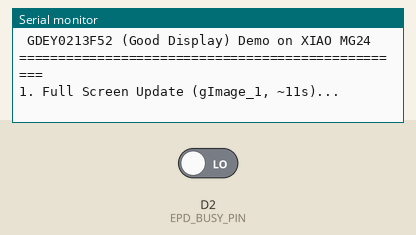
This sketch was run on a simulated Seeed XIAO (SAMD21). On the bench: the last lines printed to the serial monitor. Inputs (shaded band) come from the test bench; at power-on: D2 (EPD_BUSY_PIN) LOW.

Above: at 1.2 s.
1.3 s: D2 (EPD_BUSY_PIN) driven HIGH
At 2.5 s:
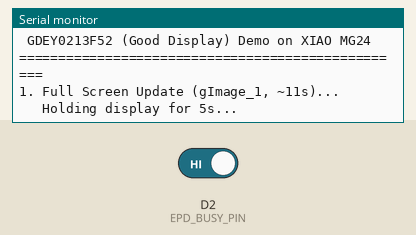
At 12.7 s:
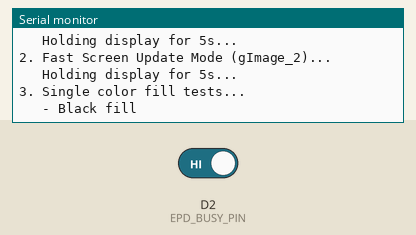

The sketch:

GDEY0213F52.ino
```cpp
/*****************************************************************************
* | File        :   GDEY0213F52.ino
* | Function    :   2.13inch 4-color e-Paper demo, 250x122 (128x250 native), Black/White/Yellow/Red
* | Info        :
*----------------
* Good Display official GDEY0213F52 sample (JD79676A controller), adapted to
* run on the Seeed Studio XIAO MG24 with the panel seated in the Seeed Studio
* ePaper Driver Board for XIAO v2 24-pin FPC connector.
*
* Board       :   SiliconLabs:silabs:xiao_mg24:protocol_stack=none
* Panel       :   GDEY0213F52, 250x122 (128x250 native), JD79676A controller, FPC-J002
* Connection  :   Seeed ePaper Driver Board for XIAO v2, 24-pin FPC connector
*                 https://wiki.seeedstudio.com/xiao_eink_expansion_board_v2/
*
* Pinout:
*   RST  -> D0
*   CS   -> D1
*   BUSY -> D2  (Active LOW on JD79676A: 0 = busy, 1 = ready/idle)
*   DC   -> D3
*   SCK  -> D8
*   MOSI -> D10
*
* Changes from the Good Display original:
*  - Display_EPD_W21_spi.h/.cpp: pins mapped to Seeed driver board XIAO pins.
*  - Display_EPD_W21.cpp: busy checking uses a 40s timeout so a disconnected or
*    stalled panel fails cleanly instead of hanging forever.
*  - SPI transaction is opened once with 4 MHz clock and left open, avoiding
*    Silabs FreeRTOS mutex deadlock.
*  - Loop halts unconditionally with while(1) after running the demo sequence.
******************************************************************************/
#include <SPI.h>
#include "Display_EPD_W21_spi.h"
#include "Display_EPD_W21.h"
#include "Ap_29demo.h"

void setup()
{
  Serial.begin(115200);
  while (!Serial && millis() < 3000) {
    delay(10);
  }
  Serial.println();
  Serial.println(F("=================================================="));
  Serial.println(F(" GDEY0213F52 (Good Display) Demo on XIAO MG24    "));
  Serial.println(F("=================================================="));

  pinMode(EPD_BUSY_PIN, INPUT);
  pinMode(EPD_RST_PIN,  OUTPUT);
  pinMode(EPD_DC_PIN,   OUTPUT);
  pinMode(EPD_CS_PIN,   OUTPUT);

  // EPD SPI transaction opened once for sketch lifetime
  EPD_SPI_PORT.begin();
  EPD_SPI_PORT.beginTransaction(SPISettings(4000000, MSBFIRST, SPI_MODE0));
}

void loop()
{
  // 1. Full screen update with official Good Display 4-color bitmap
  Serial.println(F("1. Full Screen Update (gImage_1, ~11s)..."));
  EPD_init();
  PIC_display(gImage_1);
  EPD_sleep();
  Serial.println(F("   Holding display for 5s..."));
  delay(5000);

  // 2. Fast screen update mode (gImage_2)
  Serial.println(F("2. Fast Screen Update Mode (gImage_2)..."));
  EPD_init_Fast();
  PIC_display(gImage_2);
  EPD_sleep();
  Serial.println(F("   Holding display for 5s..."));
  delay(5000);

  // 3. Single color fill tests
  Serial.println(F("3. Single color fill tests..."));
  Serial.println(F("   - Black fill"));
  EPD_init();
  Display_All_Black();
  EPD_sleep();
  delay(3000);

  Serial.println(F("   - Yellow fill"));
  EPD_init();
  Display_All_Yellow();
  EPD_sleep();
  delay(3000);

  Serial.println(F("   - Red fill"));
  EPD_init();
  Display_All_Red();
  EPD_sleep();
  delay(3000);

  Serial.println(F("   - White clear"));
  EPD_init();
  Display_All_White();
  EPD_sleep();
  delay(3000);

  Serial.println(F("Demo sequence complete. Program halted."));
  while (1) {
    delay(1000);
  }
}
```

Display_EPD_W21.cpp
```cpp
#include "Display_EPD_W21_spi.h"
#include "Display_EPD_W21.h"

// Busy function with 40s timeout: JD79676A BUSY pin is active LOW (0 = busy, 1 = ready/idle).
void lcd_chkstatus(void)
{
  unsigned long start = millis();
  while (isEPD_W21_BUSY == 0)
  {
    if (millis() - start > 40000) {
      Serial.println(F("GDEY0213F52 BUSY timeout!"));
      break;
    }
    delay(5);
  }
}

void EPD_init(void)
{
  delay(20);          // At least 20ms delay
  EPD_W21_RST_0;      // Module reset
  delay(40);          // At least 40ms delay
  EPD_W21_RST_1;
  delay(50);          // At least 50ms delay
  lcd_chkstatus();

  EPD_W21_WriteCMD(0xE9);
  EPD_W21_WriteDATA(0x01);

  EPD_W21_WriteCMD(0x04);
  lcd_chkstatus();
}

// Fast full screen update initialization
void EPD_init_Fast(void)
{
  delay(100);         // At least 100ms delay
  EPD_W21_RST_0;      // Module reset
  delay(10);
  EPD_W21_RST_1;
  delay(10);
  lcd_chkstatus();

  EPD_W21_WriteCMD(0xE0);
  EPD_W21_WriteDATA(0x02);

  EPD_W21_WriteCMD(0xE6);
  EPD_W21_WriteDATA(90);

  EPD_W21_WriteCMD(0xA5);
  lcd_chkstatus();

  EPD_W21_WriteCMD(0xE9);
  EPD_W21_WriteDATA(0x01);

  EPD_W21_WriteCMD(0x04);
  lcd_chkstatus();
}

void EPD_sleep(void)
{
  EPD_W21_WriteCMD(0x02); // Power off
  EPD_W21_WriteDATA(0x00);
  lcd_chkstatus();

  EPD_W21_WriteCMD(0x07); // Deep sleep
  EPD_W21_WriteDATA(0xA5);
}

void EPD_update(void)
{
  EPD_W21_WriteCMD(0x12); // Display update control
  EPD_W21_WriteDATA(0x00);
  lcd_chkstatus();
}

void Display_All_Black(void)
{
  unsigned long i;
  EPD_W21_WriteCMD(0x10);
  for (i = 0; i < ALLSCREEN_BYTES; i++) {
    EPD_W21_WriteDATA(0x00);
  }
  EPD_update();
}

void Display_All_White(void)
{
  unsigned long i;
  EPD_W21_WriteCMD(0x10);
  for (i = 0; i < ALLSCREEN_BYTES; i++) {
    EPD_W21_WriteDATA(0x55);
  }
  EPD_update();
}

void Display_All_Yellow(void)
{
  unsigned long i;
  EPD_W21_WriteCMD(0x10);
  for (i = 0; i < ALLSCREEN_BYTES; i++) {
    EPD_W21_WriteDATA(0xAA);
  }
  EPD_update();
}

void Display_All_Red(void)
{
  unsigned long i;
  EPD_W21_WriteCMD(0x10);
  for (i = 0; i < ALLSCREEN_BYTES; i++) {
    EPD_W21_WriteDATA(0xFF);
  }
  EPD_update();
}

static unsigned char Color_get(unsigned char color)
{
  unsigned char datas = white;
  switch (color)
  {
    case 0x00:
      datas = white;
      break;
    case 0x01:
      datas = yellow;
      break;
    case 0x02:
      datas = red;
      break;
    case 0x03:
      datas = black;
      break;
    default:
      break;
  }
  return datas;
}

void PIC_display(const unsigned char* picData)
{
  unsigned int i, j;
  unsigned char temp1;
  unsigned char data_H1, data_H2, data_L1, data_L2, data;

  EPD_W21_WriteCMD(0x10);
  for (i = 0; i < Gate_BITS; i++)
  {
    for (j = 0; j < Source_BITS / 4; j++)
    {
      temp1 = pgm_read_byte(&picData[i * Source_BITS / 4 + j]);

      data_H1 = Color_get((temp1 >> 6) & 0x03) << 6;
      data_H2 = Color_get((temp1 >> 4) & 0x03) << 4;
      data_L1 = Color_get((temp1 >> 2) & 0x03) << 2;
      data_L2 = Color_get(temp1 & 0x03);

      data = data_H1 | data_H2 | data_L1 | data_L2;
      EPD_W21_WriteDATA(data);
    }
  }

  EPD_update();
}
```

Display_EPD_W21.h
```cpp
#ifndef _DISPLAY_EPD_W21_H_
#define _DISPLAY_EPD_W21_H_

// 2-bit color values
#define black   0x00  // 00
#define white   0x01  // 01
#define yellow  0x02  // 10
#define red     0x03  // 11

#define Source_BITS      128   // 122 visible, padded to a byte boundary
#define Gate_BITS        250
#define ALLSCREEN_BYTES  (Source_BITS * Gate_BITS / 4)

// EPD functions
void EPD_init(void);
void EPD_init_Fast(void);
void PIC_display(const unsigned char* picData);
void EPD_sleep(void);
void EPD_update(void);
void lcd_chkstatus(void);

void Display_All_Black(void);
void Display_All_White(void);
void Display_All_Yellow(void);
void Display_All_Red(void);

#endif
```

Display_EPD_W21_spi.cpp
```cpp
#include "Display_EPD_W21_spi.h"
#include <SPI.h>

// SPI write byte
void SPI_Write(unsigned char value)
{
  EPD_SPI_PORT.transfer(value);
}

// SPI write command
void EPD_W21_WriteCMD(unsigned char command)
{
  EPD_W21_CS_0;
  EPD_W21_DC_0;  // D/C# 0:command, 1:data
  SPI_Write(command);
  EPD_W21_CS_1;
}

// SPI write data
void EPD_W21_WriteDATA(unsigned char datas)
{
  EPD_W21_CS_0;
  EPD_W21_DC_1;  // D/C# 0:command, 1:data
  SPI_Write(datas);
  EPD_W21_CS_1;
}
```

Display_EPD_W21_spi.h
```cpp
#ifndef _DISPLAY_EPD_W21_SPI_
#define _DISPLAY_EPD_W21_SPI_
#include "Arduino.h"
#include <SPI.h>

// IO settings
// Seeed Studio ePaper Driver Board for XIAO v2: the panel sits in the board's
// 24-pin FPC connector and the board hard-wires the EPD signals to these XIAO
// pins, so there is nothing to wire.
//   https://wiki.seeedstudio.com/xiao_eink_expansion_board_v2/
#define EPD_RST_PIN   D0
#define EPD_CS_PIN    D1
#define EPD_BUSY_PIN  D2
#define EPD_DC_PIN    D3
#define EPD_SCK_PIN   D8    // PA3, the MG24's hardware SPI SCK
#define EPD_MOSI_PIN  D10   // PA5, the MG24's hardware SPI MOSI

// Default SPI already lands on D8/D10 on the XIAO MG24
#define EPD_SPI_PORT SPI

#define isEPD_W21_BUSY digitalRead(EPD_BUSY_PIN)
#define EPD_W21_RST_0 digitalWrite(EPD_RST_PIN, LOW)
#define EPD_W21_RST_1 digitalWrite(EPD_RST_PIN, HIGH)
#define EPD_W21_DC_0  digitalWrite(EPD_DC_PIN, LOW)
#define EPD_W21_DC_1  digitalWrite(EPD_DC_PIN, HIGH)
#define EPD_W21_CS_0  digitalWrite(EPD_CS_PIN, LOW)
#define EPD_W21_CS_1  digitalWrite(EPD_CS_PIN, HIGH)

void SPI_Write(unsigned char value);
void EPD_W21_WriteDATA(unsigned char datas);
void EPD_W21_WriteCMD(unsigned char command);

#endif
```

Source omitted: Ap_29demo.h (data table, 81195 bytes)

Measured:
- after the input at 1.3 s, the serial monitor: prints a new line after 0.11 s (image 1)
